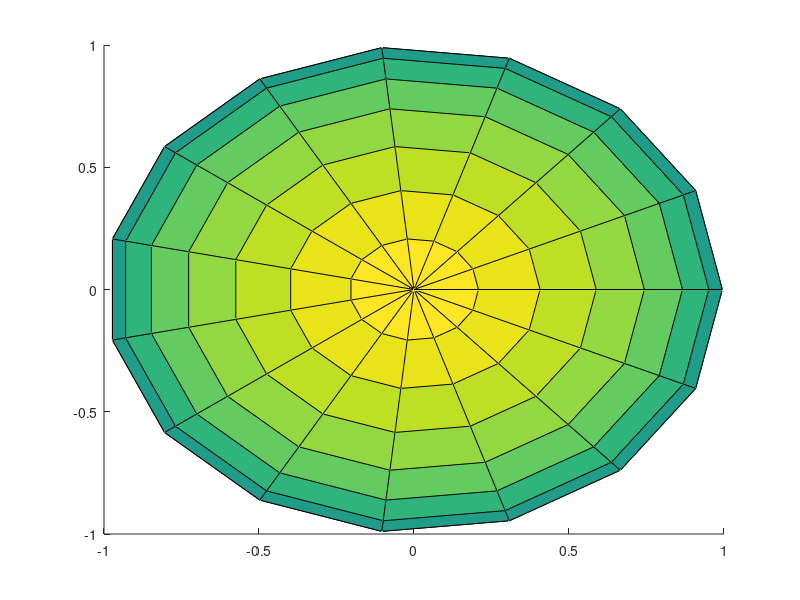

Source code (MATLAB): (Note: this script raises an error after producing the figure.)
function [] = plotSphere()
hold on
[x_s,y_s,z_s] = sphere(15);
h = surf(x_s,y_s,z_s);
h.EdgeColor = 'None';
set(h, 'FaceAlpha', 0.4)
hidden off
axis equal
axis off
map = repmat((linspace(1,0,100))',1,3);
colormap(map)
h.EdgeColor = 'interp';
end

